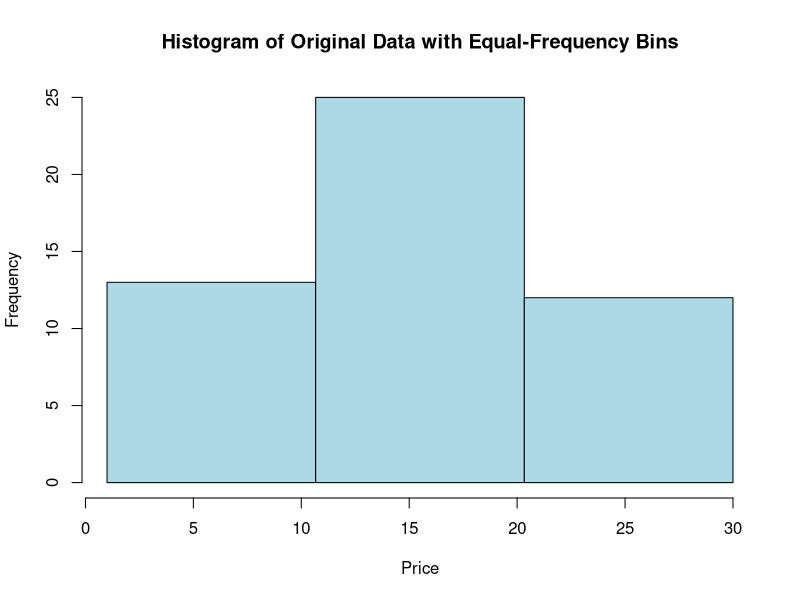
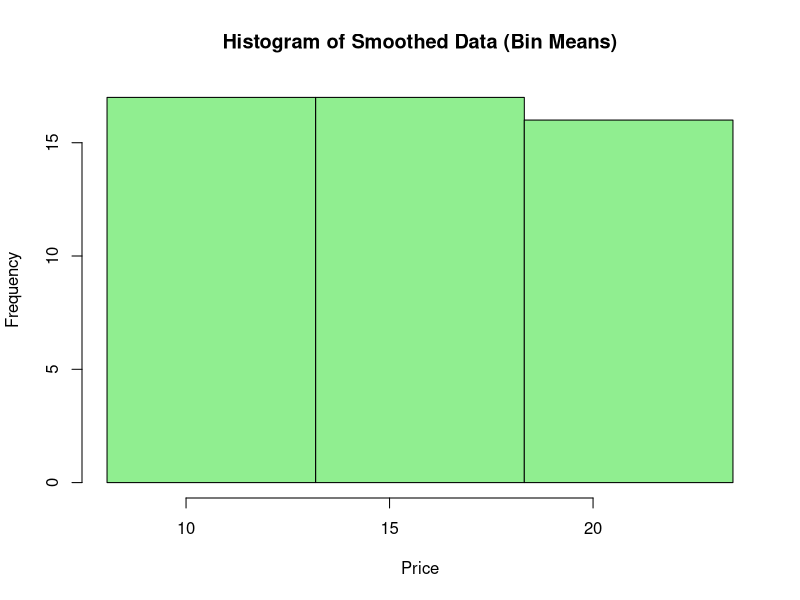
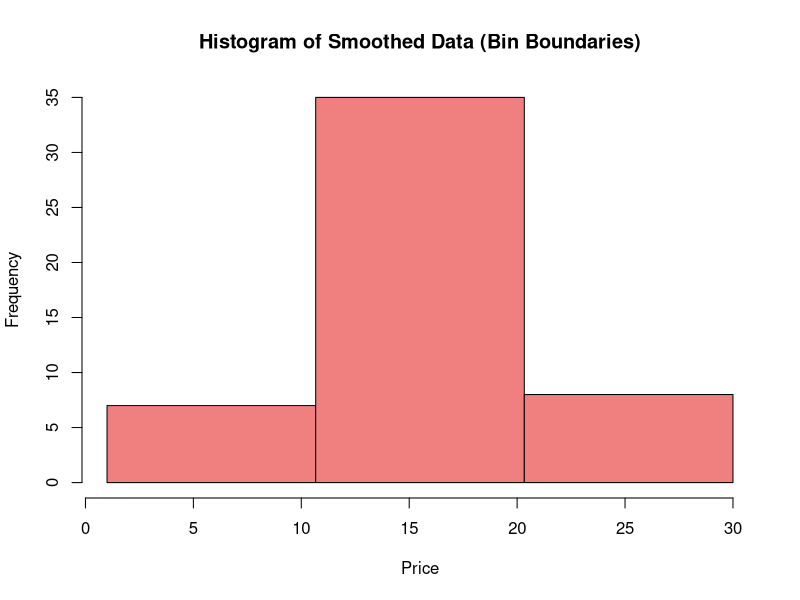

The R source for these figures, in order:
# Define the data vector
prices <- c(1, 1, 5, 5, 5, 5, 5, 8, 8, 10, 10, 10, 10, 12, 14, 14, 14, 15, 15, 15, 15, 15, 15, 18, 18, 18, 18, 18, 18, 18, 18, 20, 20, 20, 20, 20, 20, 20, 21, 21, 21, 21, 25, 25, 25, 25, 25, 28, 28, 30)

# Calculate the number of elements in each bin
n <- length(prices)
k <- 3  # Number of bins
bin_size <- ceiling(n / k)

# Create bins for equal-frequency partitioning
bins_equal_freq <- split(prices, ceiling(seq_along(prices) / bin_size))
cat("Equal-Frequency Bins:\n")
print(bins_equal_freq)

### Data Smoothing using Bin Means
# Apply smoothing by bin mean
smoothed_data_mean <- unlist(lapply(bins_equal_freq, function(bin) rep(mean(bin), length(bin))))
cat("Smoothed Data (Bin Means):\n")
print(smoothed_data_mean)

### Data Smoothing using Bin Boundaries
# Apply smoothing by bin boundaries
smoothed_data_boundaries <- unlist(lapply(bins_equal_freq, function(bin) {
  lower <- min(bin)
  upper <- max(bin)
  sapply(bin, function(x) ifelse(abs(x - lower) < abs(x - upper), lower, upper))
}))
cat("Smoothed Data (Bin Boundaries):\n")
print(smoothed_data_boundaries)

### Plot Histogram for the frequency division
# Original Data
hist(prices, breaks=seq(min(prices), max(prices), length.out=k+1), 
     main="Histogram of Original Data with Equal-Frequency Bins", 
     xlab="Price", col="lightblue", border="black")

# Smoothed Data (Bin Means)
hist(smoothed_data_mean, breaks=seq(min(smoothed_data_mean), max(smoothed_data_mean), length.out=k+1), 
     main="Histogram of Smoothed Data (Bin Means)", 
     xlab="Price", col="lightgreen", border="black")

# Smoothed Data (Bin Boundaries)
hist(smoothed_data_boundaries, breaks=seq(min(smoothed_data_boundaries), max(smoothed_data_boundaries), length.out=k+1), 
     main="Histogram of Smoothed Data (Bin Boundaries)", 
     xlab="Price", col="lightcoral", border="black")
